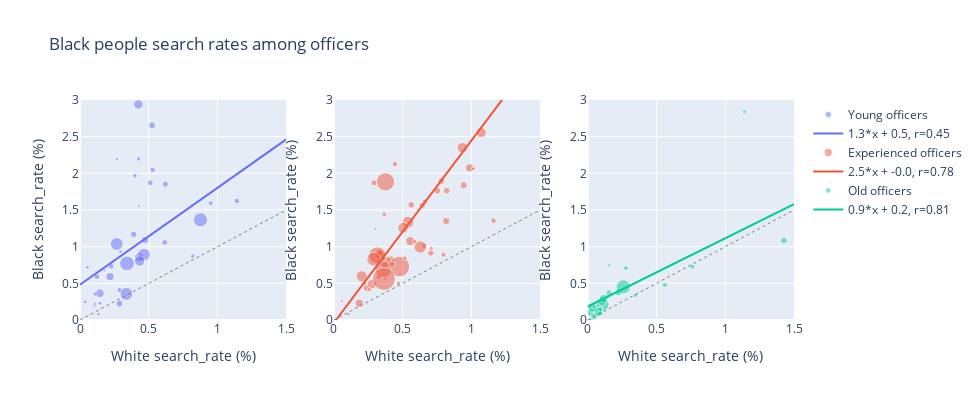
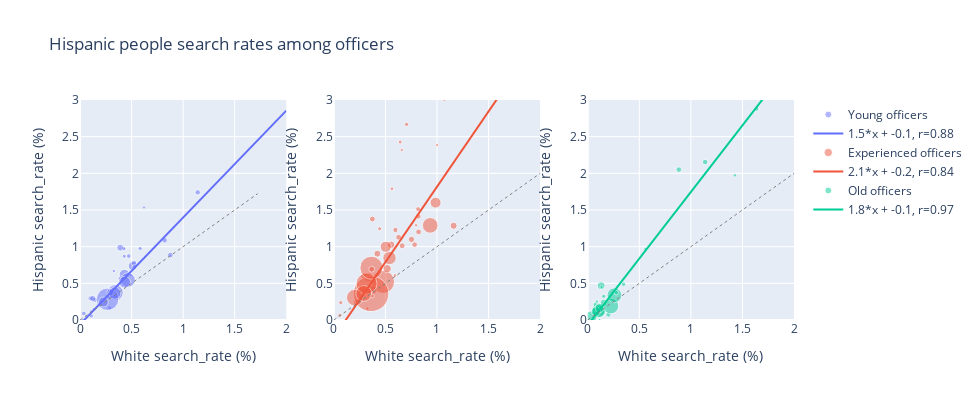

The code cell stored with these charts, in order, in its notebook:
### Code cell
# separate data
df_age_sep = separate_data(df_age_all, officer_age_level)
df_age_sep[officer_age_level[0]].head(2)

# plot it 
plot_search_rates(df_age_sep, officer_age_level, 1000, ax_limits=[{'x': 1.5, 'y':3},{'x': 2, 'y':3}])

### Figure 1 — Plotly figure (JSON) as saved in the notebook; plotly's stock layout.template omitted (floating-point values rounded to 4 significant figures)
{"data": [{"marker": {"color": "#636EFA", "opacity": 0.5, "size": [8.758, 5.752, 4.425, 14.88, 3.211, 5.94, 3.711, 9.549, 8.219, 6.278, 3.247, 9.556, 4.444, 5.011, 5.767, 4.623, 14.29, 7.418, 5.828, 5.189, 7.021, 12.92, 3.732, 3.22, 12.76, 5.609, 12.97, 4.669, 6.914, 6.545, 3.906, 4.173, 4.024, 3.575, 3.309, 10.4, 5.458]}, "mode": "markers", "name": "Young officers", "text": ["size:76.7", "size:33.08", "size:19.58", "size:221.46", "size:10.31", "size:35.28", "size:13.77", "size:91.19", "size:67.55", "size:39.41", "size:10.54", "size:91.31", "size:19.75", "size:25.11", "size:33.26", "size:21.37", "size:204.08", "size:55.02", "size:33.96", "size:26.93", "size:49.29", "size:166.82", "size:13.93", "size:10.37", "size:162.73", "size:31.46", "size:168.26", "size:21.8", "size:47.81", "size:42.84", "size:15.26", "size:17.41", "size:16.19", "size:12.78", "size:10.95", "size:108.14", "size:29.79"], "type": "scatter", "x": [0.1442, 0.6158, 0.427, 0.3419, 0.4291, 0.5108, 0.1105, 0.4247, 0.2184, 0.6205, 0.1025, 0.4309, 0.1104, 0.9502, 1.141, 0.3994, 0.8761, 0.4728, 0.1236, 0.2879, 0.2867, 0.2671, 0.2942, 0.1768, 0.4649, 0.2269, 0.3375, 0.8201, 0.524, 0.3904, 0.05424, 0.1454, 0.037, 0.1352, 0.2682, 0.4335, 0.5284], "xaxis": "x", "y": [0.3651, 1.058, 2.196, 0.7721, 1.552, 1.871, 0.2179, 2.939, 0.5922, 1.852, 0.1898, 0.8542, 0.3544, 1.593, 1.624, 1.965, 1.367, 1.091, 0.5889, 0.4085, 0.2232, 1.037, 0.9332, 0.675, 0.891, 0.7311, 0.3566, 0.8716, 2.656, 1.167, 0.7208, 0.2298, 0.2471, 0.07825, 2.192, 0.8045, 2.048], "yaxis": "y"}, {"line": {"color": "#636EFA", "dash": "solid", "width": 2}, "mode": "lines", "name": "1.3*x + 0.5, r=0.45", "type": "scatter", "x": [0, 1.5], "xaxis": "x", "y": [0.481, 2.462], "yaxis": "y"}, {"marker": {"color": "#EF553B", "opacity": 0.5, "size": [10.21, 6.776, 7.383, 6.862, 20.77, 4.669, 5.036, 10.58, 10.31, 3.401, 3.594, 18.37, 8.355, 5.532, 12.11, 6.818, 5.511, 5.443, 11.9, 5.08, 7.214, 7.114, 5.451, 8.927, 8.037, 12.48, 3.239, 7.405, 6.12, 9.254, 9.592, 16.42, 4.486, 4.469, 6.536, 3.274, 17.29, 11.13, 22.89, 5.568, 6.851, 10.78, 5.955, 4.386, 4.787, 6.392, 7.467, 13.85, 6.544, 6.444, 4.287, 6.694, 4.427, 3.938]}, "mode": "markers", "name": "Experienced officers", "text": ["size:104.19", "size:45.92", "size:54.51", "size:47.09", "size:431.41", "size:21.8", "size:25.36", "size:111.98", "size:106.37", "size:11.57", "size:12.92", "size:337.57", "size:69.8", "size:30.6", "size:146.63", "size:46.48", "size:30.37", "size:29.63", "size:141.72", "size:25.81", "size:52.04", "size:50.61", "size:29.71", "size:79.69", "size:64.6", "size:155.64", "size:10.49", "size:54.84", "size:37.45", "size:85.63", "size:92.01", "size:269.65", "size:20.12", "size:19.97", "size:42.72", "size:10.72", "size:298.8", "size:123.96", "size:523.79", "size:31.0", "size:46.94", "size:116.11", "size:35.46", "size:19.24", "size:22.92", "size:40.86", "size:55.76", "size:191.8", "size:42.83", "size:41.52", "size:18.38", "size:44.81", "size:19.6", "size:15.51"], "type": "scatter", "x": [1.288, 0.2368, 0.4155, 0.7523, 0.4763, 0.8183, 0.3252, 0.9344, 1.071, 0.05802, 0.1057, 0.3755, 0.1843, 0.444, 0.3735, 0.5631, 0.6623, 0.2213, 0.5395, 0.7975, 0.3322, 0.9446, 0.6581, 0.3348, 0.9863, 0.6278, 0.303, 0.8166, 0.2913, 0.5553, 0.2762, 0.36, 0.5169, 0.4695, 0.7053, 0.3703, 0.3163, 0.2022, 0.3639, 1.161, 0.7829, 0.5035, 1.001, 0.2592, 0.3664, 0.4216, 0.5971, 0.2894, 1.266, 0.6428, 0.7073, 0.8211, 0.5892, 1.015], "xaxis": "x2", "y": [4.002, 0.4355, 0.8255, 1.763, 0.7278, 3.578, 0.5915, 2.349, 2.557, 0.2593, 0.0774, 1.884, 0.2292, 2.124, 0.7911, 1.571, 1.613, 0.5062, 1.334, 0.8911, 0.9224, 1.838, 1.01, 0.891, 2.074, 0.9959, 1.239, 1.349, 1.869, 1.074, 0.4891, 0.6898, 0.8449, 0.5008, 0.9129, 0.5597, 0.8802, 0.597, 0.5594, 1.355, 1.896, 1.257, 3.61, 0.4158, 1.44, 0.7587, 3.174, 0.829, 3.806, 1.566, 0.9793, 1.763, 1.071, 2.063], "yaxis": "y2"}, {"line": {"color": "#EF553B", "dash": "solid", "width": 2}, "mode": "lines", "name": "2.5*x + -0.0, r=0.78", "type": "scatter", "x": [0, 1.5], "xaxis": "x2", "y": [-0.03823, 3.689], "yaxis": "y2"}, {"marker": {"color": "#00CC96", "opacity": 0.5, "size": [5.406, 3.651, 4.941, 12.98, 3.85, 4.975, 6.724, 4.328, 7.796, 3.507, 3.314, 3.882, 7.235, 4.553, 3.879, 3.639, 5.085, 4.196, 6.616, 4.667, 4.621, 5.889, 7.275, 3.192, 4.094, 8.842, 8.627, 14.34, 4.907, 8.965, 3.547, 3.477, 4.639, 8.091, 3.61, 5.7]}, "mode": "markers", "name": "Old officers", "text": ["size:29.22", "size:13.33", "size:24.41", "size:168.48", "size:14.82", "size:24.75", "size:45.21", "size:18.73", "size:60.77", "size:12.3", "size:10.98", "size:15.07", "size:52.35", "size:20.73", "size:15.05", "size:13.24", "size:25.86", "size:17.61", "size:43.77", "size:21.78", "size:21.35", "size:34.68", "size:52.92", "size:10.19", "size:16.76", "size:78.18", "size:74.43", "size:205.77", "size:24.08", "size:80.37", "size:12.58", "size:12.09", "size:21.52", "size:65.46", "size:13.03", "size:32.49"], "type": "scatter", "x": [0.5607, 0.08201, 0.07099, 0.1085, 0.8834, 0.7621, 1.427, 0.09362, 0.02202, 0, 0.04983, 0.07804, 0.1306, 0.3479, 0.04825, 0.1025, 0.07784, 1.138, 0.04586, 0.02346, 0.09359, 0.1541, 0.2238, 6.465, 0.1148, 0.03419, 0.1067, 0.2586, 0.2774, 0.07932, 0.01927, 0.1557, 0.0895, 0.1144, 0.1342, 1.635], "xaxis": "x3", "y": [0.4791, 0.15, 0.1639, 0.2137, 4.116, 0.7273, 1.084, 0.1602, 0.09873, 0, 0.1821, 0.2654, 0.3056, 0.3377, 0.1329, 0.07553, 0.07734, 2.839, 0.04569, 0, 0.1405, 0.3749, 0.3779, 4.907, 0.2983, 0.1663, 0.2553, 0.452, 0.706, 0.112, 0, 0.7444, 0.09294, 0.2903, 0.307, 2.678], "yaxis": "y3"}, {"line": {"color": "#00CC96", "dash": "solid", "width": 2}, "mode": "lines", "name": "0.9*x + 0.2, r=0.81", "type": "scatter", "x": [0, 1.5], "xaxis": "x3", "y": [0.1838, 1.581], "yaxis": "y3"}], "layout": {"autosize": true, "height": 400, "shapes": [{"line": {"color": "Grey", "dash": "dot", "width": 1}, "type": "line", "x0": 0, "x1": 2.91, "xref": "x", "y0": 0, "y1": 2.91, "yref": "y"}, {"line": {"color": "Grey", "dash": "dot", "width": 1}, "type": "line", "x0": 0, "x1": 3.962, "xref": "x2", "y0": 0, "y1": 3.962, "yref": "y2"}, {"line": {"color": "Grey", "dash": "dot", "width": 1}, "type": "line", "x0": 0, "x1": 4.907, "xref": "x3", "y0": 0, "y1": 4.907, "yref": "y3"}], "title": {"text": "Black people search rates among officers"}, "width": 980.0, "xaxis": {"anchor": "y", "domain": [0, 0.2889], "range": [0, 1.5], "title": {"text": "White search_rate (%)"}}, "xaxis2": {"anchor": "y2", "domain": [0.3556, 0.6444], "range": [0, 1.5], "title": {"text": "White search_rate (%)"}}, "xaxis3": {"anchor": "y3", "domain": [0.7111, 1], "range": [0, 1.5], "title": {"text": "White search_rate (%)"}}, "yaxis": {"anchor": "x", "domain": [0, 1], "range": [0, 3], "title": {"text": "Black search_rate (%)"}}, "yaxis2": {"anchor": "x2", "domain": [0, 1], "range": [0, 3], "title": {"text": "Black search_rate (%)"}}, "yaxis3": {"anchor": "x3", "domain": [0, 1], "range": [0, 3], "title": {"text": "Black search_rate (%)"}}}}

### Figure 2 — Plotly figure (JSON) as saved in the notebook; plotly's stock layout.template omitted (floating-point values rounded to 4 significant figures)
{"data": [{"marker": {"color": "#636EFA", "opacity": 0.5, "size": [5.4, 3.94, 15.97, 4.011, 8.794, 4.254, 3.919, 3.329, 3.654, 5.201, 3.376, 3.461, 10.39, 4.234, 5.359, 6.271, 5.725, 4.669, 6.129, 4.254, 7.17, 22.41, 7.093, 4.176, 14.65, 9.881, 12.24, 5.673, 5.564, 6.829, 4.734, 3.677, 11.65, 4.986]}, "mode": "markers", "name": "Young officers", "text": ["size:29.16", "size:15.52", "size:255.14", "size:16.09", "size:77.34", "size:18.1", "size:15.36", "size:11.08", "size:13.35", "size:27.05", "size:11.4", "size:11.98", "size:107.99", "size:17.93", "size:28.72", "size:39.33", "size:32.77", "size:21.8", "size:37.56", "size:18.1", "size:51.41", "size:502.23", "size:50.31", "size:17.44", "size:214.52", "size:97.64", "size:149.84", "size:32.18", "size:30.96", "size:46.64", "size:22.41", "size:13.52", "size:135.8", "size:24.86"], "type": "scatter", "x": [0.1442, 0.427, 0.3419, 0.4291, 0.5108, 0.1105, 0.4247, 0.6205, 0.02769, 0.1025, 0.4916, 0.328, 0.4309, 0.1104, 1.141, 0.3994, 0.8761, 0.4728, 0.1236, 0.2879, 0.2867, 0.2671, 0.2942, 0.583, 0.4649, 0.2269, 0.3375, 0.8201, 0.524, 0.3904, 0.037, 0.1352, 0.4335, 0.5284], "xaxis": "x", "y": [0.2743, 0.9665, 0.3723, 0.8701, 0.737, 0.1105, 0.9766, 1.534, 0, 0.2957, 0.614, 0.6678, 0.6204, 0.05577, 1.741, 0.5594, 0.885, 0.8716, 0.2929, 0.1657, 0.3307, 0.2827, 0.3777, 0.9748, 0.5454, 0.2458, 0.3671, 1.088, 0.7752, 0.9863, 0.08925, 0.1479, 0.5155, 0.7241], "yaxis": "y"}, {"line": {"color": "#636EFA", "dash": "solid", "width": 2}, "mode": "lines", "name": "1.5*x + -0.1, r=0.88", "type": "scatter", "x": [0, 2], "xaxis": "x", "y": [-0.05999, 2.856], "yaxis": "y"}, {"marker": {"color": "#EF553B", "opacity": 0.5, "size": [6.133, 3.197, 6.328, 23.25, 5.641, 3.594, 15.65, 6.085, 3.936, 9.105, 4.01, 5.843, 3.662, 4.109, 3.629, 5.963, 7.128, 13.44, 3.407, 7.444, 4.101, 3.217, 9.228, 10.95, 5.727, 4.947, 6.571, 7.583, 9.874, 35.6, 8.281, 4.198, 4.273, 20.94, 16.59, 23.03, 7.057, 5.58, 11.19, 3.237, 5.886, 6.897, 5.262, 15.85, 5.766, 3.957, 5.698]}, "mode": "markers", "name": "Experienced officers", "text": ["size:37.61", "size:10.22", "size:40.04", "size:540.48", "size:31.82", "size:12.92", "size:244.94", "size:37.03", "size:15.49", "size:82.9", "size:16.08", "size:34.14", "size:13.41", "size:16.88", "size:13.17", "size:35.56", "size:50.81", "size:180.72", "size:11.61", "size:55.41", "size:16.82", "size:10.35", "size:85.15", "size:119.96", "size:32.8", "size:24.47", "size:43.18", "size:57.5", "size:97.49", "size:1267.7", "size:68.57", "size:17.62", "size:18.26", "size:438.57", "size:275.2", "size:530.57", "size:49.8", "size:31.14", "size:125.15", "size:10.48", "size:34.65", "size:47.57", "size:27.69", "size:251.34", "size:33.25", "size:15.66", "size:32.47"], "type": "scatter", "x": [1.288, 0.4155, 0.7523, 0.4763, 0.8183, 0.3252, 0.9344, 1.071, 0.05802, 0.3755, 0.444, 0.3735, 0.5631, 0.06659, 0.5928, 0.6623, 0.2213, 0.5395, 0.7975, 0.3322, 0.9446, 0.6581, 0.3348, 0.9863, 0.6278, 0.8166, 0.2913, 0.5553, 0.2762, 0.36, 0.5169, 0.7053, 0.3703, 0.3163, 0.2022, 0.3639, 1.161, 0.7829, 0.5035, 1.001, 0.3664, 0.4216, 0.5971, 0.2894, 1.266, 0.6428, 0.8211], "xaxis": "x2", "y": [3.616, 0.4892, 1.099, 0.5199, 1.414, 0.1548, 1.29, 3.025, 0.06456, 0.4101, 1.244, 1.377, 1.79, 0.237, 0.6074, 1.012, 0.2362, 0.8466, 1.292, 0.379, 3.508, 2.319, 0.5872, 1.601, 1.128, 1.512, 0.6021, 1.026, 0.4206, 0.3573, 0.7, 2.667, 0.3286, 0.4971, 0.3052, 0.7124, 1.285, 1.028, 0.9988, 2.385, 0.6926, 0.9039, 1.228, 0.3621, 3.188, 2.427, 1.201], "yaxis": "y2"}, {"line": {"color": "#EF553B", "dash": "solid", "width": 2}, "mode": "lines", "name": "2.1*x + -0.2, r=0.84", "type": "scatter", "x": [0, 2], "xaxis": "x2", "y": [-0.2379, 3.872], "yaxis": "y2"}, {"marker": {"color": "#00CC96", "opacity": 0.5, "size": [3.805, 14.14, 5.587, 3.63, 5.208, 3.575, 4.93, 7.878, 4.528, 5.341, 5.578, 4.022, 6.844, 15.84, 11.45, 12.92, 14.81, 3.189, 4.334, 9.29, 4.308, 3.454, 8.935, 3.333, 4.931]}, "mode": "markers", "name": "Old officers", "text": ["size:14.48", "size:200.06", "size:31.21", "size:13.18", "size:27.12", "size:12.78", "size:24.3", "size:62.07", "size:20.5", "size:28.53", "size:31.11", "size:16.18", "size:46.84", "size:250.88", "size:131.16", "size:166.97", "size:219.26", "size:10.17", "size:18.78", "size:86.3", "size:18.56", "size:11.93", "size:79.83", "size:11.11", "size:24.31"], "type": "scatter", "x": [0.5607, 0.1085, 0.8834, 1.427, 0.2005, 0.04983, 0.07804, 0.1306, 0.3479, 0.07784, 1.138, 0.09359, 0.1541, 0.2238, 0.03419, 0.1067, 0.2586, 0.1144, 0.2774, 0.07932, 0.1557, 0.0895, 0.1144, 0.1342, 1.635], "xaxis": "x3", "y": [0.9669, 0.135, 2.051, 1.973, 0.07375, 0, 0.0823, 0.4672, 0.4878, 0.2103, 2.154, 0.1854, 0.2348, 0.1913, 0.04575, 0.1198, 0.3375, 0, 0.3727, 0.1159, 0.3233, 0.2515, 0.1628, 0.45, 2.879], "yaxis": "y3"}, {"line": {"color": "#00CC96", "dash": "solid", "width": 2}, "mode": "lines", "name": "1.8*x + -0.1, r=0.97", "type": "scatter", "x": [0, 2], "xaxis": "x3", "y": [-0.0706, 3.562], "yaxis": "y3"}], "layout": {"autosize": true, "height": 400, "shapes": [{"line": {"color": "Grey", "dash": "dot", "width": 1}, "type": "line", "x0": 0, "x1": 1.724, "xref": "x", "y0": 0, "y1": 1.724, "yref": "y"}, {"line": {"color": "Grey", "dash": "dot", "width": 1}, "type": "line", "x0": 0, "x1": 3.58, "xref": "x2", "y0": 0, "y1": 3.58, "yref": "y2"}, {"line": {"color": "Grey", "dash": "dot", "width": 1}, "type": "line", "x0": 0, "x1": 2.851, "xref": "x3", "y0": 0, "y1": 2.851, "yref": "y3"}], "title": {"text": "Hispanic people search rates among officers"}, "width": 980.0, "xaxis": {"anchor": "y", "domain": [0, 0.2889], "range": [0, 2], "title": {"text": "White search_rate (%)"}}, "xaxis2": {"anchor": "y2", "domain": [0.3556, 0.6444], "range": [0, 2], "title": {"text": "White search_rate (%)"}}, "xaxis3": {"anchor": "y3", "domain": [0.7111, 1], "range": [0, 2], "title": {"text": "White search_rate (%)"}}, "yaxis": {"anchor": "x", "domain": [0, 1], "range": [0, 3], "title": {"text": "Hispanic search_rate (%)"}}, "yaxis2": {"anchor": "x2", "domain": [0, 1], "range": [0, 3], "title": {"text": "Hispanic search_rate (%)"}}, "yaxis3": {"anchor": "x3", "domain": [0, 1], "range": [0, 3], "title": {"text": "Hispanic search_rate (%)"}}}}
